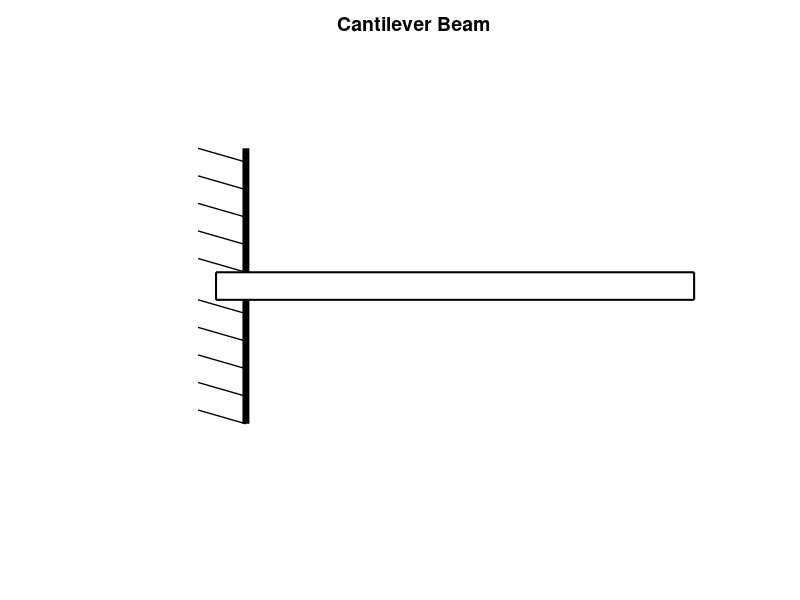

This chart was generated by the following MATLAB code: (Note: this script raises an error after producing the figure.)
%Generates *.xml scripts for Moodle Embedded answers [cloze] 
%question name - Cantilver level 3
%Created by Stecia-Marie Fletcher for the project ,'Intoducing e-learning
%environments to the Biomedical Engineering Programme', supervised by Dr. Pilar 
%Garcia Souto
%UCL Department: Medical Physics and Bioengineering
%Date: 18/09/14
%version 1.0

comb1=fopen('cantilever4.xml','w');

fprintf(comb1,'%s','<?xml version="1.0" encoding="UTF-8"?>');
fprintf(comb1,'\n%s','<quiz>');

i=1;
for i=1:1:100
    
% Start Image

%Generates image for level 4 cantilever beam problems
%Created by Stecia-Marie Fletcher for the continuation of the project ,'Intoducing e-learning
%environments to the Biomedical Engineering Programme', supervised by Dr. Pilar 
%Garcia Souto for the purposes of the module, Mechanics and Materials
%UCL Department: Medical Physics and Bioengineering
%Date: 15/09/14
%version 1.0


l=randi([15,20]);
Le=l*10;

%Plotting the beam

x1=0;
x2=Le+Le/15;

%Ploting a vertical line

a=plot([Le/15,Le/15],[-1,-0.1],'Color','black','linewidth',5);

hold on

plot([Le/15,Le/15],[1,0.1],'Color','black','linewidth',5);

%Plotting a beam

rectangle('Position',[x1,-0.1,x2,0.2],'LineWidth',1.5);

%Axis restrictions and title

axis([-Le/4 x2+10 -1.8 1.75]);

title('Cantilever Beam','FontSize',14, 'FontWeight','bold');

axis off

%Plotting the sloped lines indicating the rigidity of the vertical wall (in
%keeping with cantilever beams in notes)

for c=0.2:0.2:1
    plot([-Le/25,Le/15],[c,c-0.1],'Color','black','linewidth',1);
end

for d=-0.9:0.2:-0.1
    plot([-Le/25,Le/15],[d,d-0.1],'Color','black','linewidth',1);
end

%Plotting and labelling the reaction forces

arrow([Le/30,-1.3],[Le/30,-0.15],'LineWidth',2) %Reaction force at boundary

text(-2,-1.25,'R','Fontsize',14,'FontWeight','bold') %Label reaction force at boundary

rectangle('Position',[-Le/5,-0.15,Le/8,0.3],'Curvature',[1,1],'LineWidth',1.5); %Moment circle

arrow([-Le/9,-0.15],[-Le/9 + 1,-0.15],'LineWidth',2) %Moment arrow

text(-Le/6,0.3,'M','Fontsize',14,'FontWeight','bold') %Moment label

%Indicating the length of the beam on the plot

a1=Le/15; %Starting point of measured beam
a2=Le+Le/15; %End point of measured beam
%Measured beam does not include beam length to the left of the barrier

a3=a1+(a1+a2)/2; %Midpoint of measured beam

plot([a2,a2],[-0.1,-1.5],'Linestyle','--','linewidth',2,'Color','black');

arrow([a3,-1.5],[a1,-1.5],'LineWidth',2); %Draws l.h.s. of arrow
arrow([a3,-1.5],[a2,-1.5],'LineWidth',2); %Draws r.h.s. of arrow

L_in_m=Le/100; %length in meters

Length_label=strcat(num2str(L_in_m),'m');

a4=a1+(a1+a2)/3;

text(a4,-1.6,Length_label,'fontsize',14,'fontweight','bold');

%Indicating level

rectangle('Position',[Le-5*Le/20+5,1.5,Le/20,0.1],'Curvature',[1,1],'LineWidth',1.5,'FaceColor','y');
rectangle('Position',[Le-4*Le/20+5,1.5,Le/20,0.1],'Curvature',[1,1],'LineWidth',1.5,'FaceColor','y');
rectangle('Position',[Le-3*Le/20+5,1.5,Le/20,0.1],'Curvature',[1,1],'LineWidth',1.5,'FaceColor','y');
rectangle('Position',[Le-2*Le/20+5,1.5,Le/20,0.1],'Curvature',[1,1],'LineWidth',1.5,'FaceColor','y');
rectangle('Position',[Le-Le/20+5,1.5,Le/20,0.1],'Curvature',[1,1],'LineWidth',1.5);

text(a3-5,1.55,'Level 4','fontsize',14,'fontweight','bold'); %Level 4 label

%Showing x direction

arrow([0,-1.75],[Le/5,-1.75],'linewidth',2);

text(Le/5+Le/40,-1.75,'x','Fontsize',14,'fontweight','bold');

%Indicating x=0 position

arrow([Le/15,1.3],[Le/15,1.05],'LineWidth',2) 

text(Le/15-Le/30,1.35,'x=0','Fontsize',12,'fontweight','bold');

%Plotting 1st distributed load

e1=randi([2,round(l/4)]);
E1=e1*10; 
yr=0.12;
hr=0.2;

Position_E1=a1+E1; %Position of ist end of distributed load

length_load=randi([4,round(l/4)]);
Length_Load=length_load*10;

Position_E2=Position_E1+Length_Load; %Position of second end of distributed load

rectangle('Position',[Position_E1,yr,Length_Load,hr],'LineWidth',2,'EdgeColor','r','FaceColor','g');

%Labelling distributed load

w=randi([15,50]);
W=w*10;
Weight_label=strcat(num2str(W),'N');

text(Position_E1+(Length_Load/3),0.2,Weight_label,'fontsize',12,'fontweight','bold');

%Plotting 2nd distributed load

e3=randi([e1+length_load+1,l-5]);
E3=e3*10;
yr2=0.12;
hr2=0.2;

Position_E3=a1+E3; %Position of 1st end of 2nd distributed load

% length_load_2=randi([4,round(l/4)]);
Length_Load_2=Le-E3;

Position_E4=Position_E3+Length_Load_2; %Position of 2nd end of 2nd distributed load

rectangle('Position',[Position_E3,yr2,Length_Load_2,hr2],'LineWidth',2,'EdgeColor','r','FaceColor','g');

%Labelling 2nd distributed load

w2=randi([15,50]);
W2=w2*10;
Weight_label_2=strcat(num2str(W2),'N');

text(Position_E3+(Length_Load_2)/3,0.2,Weight_label_2,'fontsize',12,'fontweight','bold');

%Indication of positions of the ends of the 1st distributed load w.r.t x=0

%For E1

b1=a1; %Starting point of measured position
b2=Position_E1; %End point of measured position

b3=(b1+b2)/2; %Midpoint

arrow([b3,-0.2],[b1,-0.2],'LineWidth',2); %Draws l.h.s. of arrow
arrow([b3,-0.2],[b2,-0.2],'LineWidth',2); %Draws r.h.s. of arrow

E1_in_m=E1/100; %Measured position of first end in m

E1_label=strcat(num2str(E1_in_m),'m');

b4=b1+(b1+b2)/4;

text(b4,-0.3,E1_label,'fontsize',14,'fontweight','bold');

%For E2

plot([Position_E2,Position_E2],[0.1,-0.5],'Linestyle','--','linewidth',2,'Color','black');

b1_2=a1; %Starting point of measured position
b2_2=Position_E2; %End point of measured position

b3_2=b1_2+(b1_2+b2_2)/2; %Midpoint 

arrow([b3_2,-0.5],[b1_2,-0.5],'LineWidth',2); %Draws l.h.s. of arrow
arrow([b3_2,-0.5],[b2_2,-0.5],'LineWidth',2); %Draws r.h.s. of arrow

E2_in_m=(E1+Length_Load)/100; %Measured position of second load in m 

E2_label=strcat(num2str(E2_in_m),'m');

b4_2=b1_2+(b1_2+b2_2)/3;

text(b4_2,-0.6,E2_label,'fontsize',14,'fontweight','bold');

%Indication of positions of ends of the 2nd distibuted load w.r.t. x=0

%For E3

plot([Position_E3,Position_E3],[0.1,-0.8],'Linestyle','--','linewidth',2,'Color','black');

d1=a1; %Starting point of measured position
d2=Position_E3; %End point of measured position

d3=(d1+d2)/3; %Midpoint

arrow([d3,-0.8],[d1,-0.8],'LineWidth',2); %Draws l.h.s. of arrow
arrow([d3,-0.8],[d2,-0.8],'LineWidth',2); %Draws r.h.s. of arrow

E3_in_m=E3/100; %Measured position of first end in m

E3_label=strcat(num2str(E3_in_m),'m');

d4=d1+(d1+d2)/4;

text(d4,-0.9,E3_label,'fontsize',14,'fontweight','bold');

%For E4

plot([Le/15,Le/15],[-1,-1.5],'Linestyle','--','linewidth',2,'Color','black');
plot([Position_E4,Position_E4],[0.1,-1.1],'Linestyle','--','linewidth',2,'Color','black');

d1_2=a1; %Starting point of measured position
d2_2=Position_E4; %End point of measured position

d3_2=(d1_2+d2_2)/2; %Midpoint 

E4_in_m=(E3+Length_Load_2)/100; %Measured position of second load in m 

% E4_label=strcat(num2str(E4_in_m),'m');
% 
% d4_2=d1_2+(d1_2+d2_2)/3;
% 
% text(d4_2,-1.2,E4_label,'fontsize',14,'fontweight','bold');

%Plotting point loads

%1st point load

arrow([Position_E1,0.8],[Position_E1,0.3],'LineWidth',2); %plots a point load at the start of the ist distributed load

%2nd point load

Position2=Position_E3+(Length_Load_2)/3; %2nd point load at midpoint of 2nd udl

arrow([Position2,0.8],[Position2,0.3],'LineWidth',2);

plot([Position2,Position2],[0.1,-1.1],'Linestyle','--','linewidth',2,'Color','black');

arrow([d3_2,-1.1],[d1_2,-1.1],'LineWidth',2); %Draws l.h.s. of arrow
arrow([b3_2,-1.1],[Position2,-1.1],'LineWidth',2); %Draws r.h.s. of arrow

P2_in_m=(Position2-a1)/100; %Measured position of second load in m 

P2_label=strcat(num2str(P2_in_m),'m');

d4_2=d1_2+(d1_2+d2_2)/3;

text(d4_2,-1.2,P2_label,'fontsize',14,'fontweight','bold');

%point load weights

w3=randi([10,20]);

w4=randi([10,20]);

W3=w3*10;

W4=w4*10;

W3_label=strcat(num2str(W3),'N');
W4_label=strcat(num2str(W4),'N');

text(Position_E1-Le/30,0.9,W3_label,'fontsize',14,'fontweight','bold');
text(Position2-Le/30,0.9,W4_label,'fontsize',14,'fontweight','bold');


%Plotting positions A, B, C, D, E and F

text(a1+1,0.2,'A','fontsize',14,'fontweight','bold');
text(b2-10,0.4,'B','fontsize',14,'fontweight','bold');
text(b2_2-5,0.4,'C','fontsize',14,'fontweight','bold');
text(d2,0.4,'D','fontsize',14,'fontweight','bold');
text(Position2+5,0.5,'E','fontsize',14,'fontweight','bold');
text(a2,0.4,'F','fontsize',14,'fontweight','bold');



imgname=strcat('level4_',num2str(i),'.jpg');

saveas(a,imgname);

hold off

%Calculations

%Weight of beam

Wpl=15;

W_beam=Le*15;

%New Noatation

Pb=E1_in_m; 
Pc=E2_in_m;
Pd=E3_in_m;
Pe=P2_in_m;
L=L_in_m;

U1=W3; %1st point load
U2=W; %1st dist. load
U3=W4; %2nd point load
U4=W2; %2nd dist. load
U5=W_beam; %beam

%UDLs

UDL5=U5/L; %Pilar comment: UDL5 is not being used in level 4.
UDL2=U2/(Pc-Pb);
UDL4=U4/(L-Pd); %Pilar: I changed "l" for "L"

%Reactions
R=U1+U2+U3+U4;

M=U1*Pb+U2*((Pc+Pb)/2)+U3*Pe+U4*((L+Pd)/2);

%Shear Force (given just to the right of each point)

SFA=R;
SFB=R-U1;
SFC=R-U1-U2;
SFD=R-U1-U2;
SFE=R-U1-U2-U3-UDL4*(Pe-Pd);
SFF=0;

%Plotting the SFD

SF=plot([0,Pb],[SFA,SFA],'Color','red','linewidth',3);

hold on

plot([Pb,Pb],[SFA,SFB],'Color','red','linewidth',3);
plot([Pb,Pc],[SFB,SFC],'Color','red','linewidth',3);
plot([Pc,Pd],[SFC,SFC],'Color','red','linewidth',3);
plot([Pd,Pe],[SFC,SFD],'Color','red','linewidth',3);
plot([Pe,Pe],[SFD,SFE],'Color','red','linewidth',3);
plot([Pe,L],[SFE,SFF],'Color','red','linewidth',3);

SFAB=SFA-(SFA-SFB)/4;
SFCD=SFC-(SFC-SFD)/4;

%Axes and titles

axis([0 L+0.1 0 R+R/5]);

title('Shear Force Diagram','FontSize',14, 'FontWeight','bold');

ylabel('Shear Force (N)','Fontsize',12,'FontWeight','bold');

xlabel('Displacement (m)','Fontsize',12,'FontWeight','bold');

hold off

shearforce=strcat('shearforce_level4_',num2str(i),'.jpg');

saveas(SF,shearforce);

%Bending moment

BMA=-M;
BMB=-M+R*Pb;
BMC=-U3*(Pe-Pc)-U4*((L+Pd)/2-Pc);
BMD=-U3*(Pe-Pd)-U4*((L-Pd)/2);
BME=-UDL4*(((L-Pe)^2)/2);
BMF=0;

% %Plotting the bending moment diagram
% 
% %1st segment
% 
% BM=plot([0,Pb],[BMA,BMB],'linewidth',3,'Color','red');
% 
% hold on
% 
% %2nd segment
% 
% mbc=(SFB-SFAB)/(Pc-Pb);
% 
% %When y=SFB, x=Pb
% 
% cbc=SFB-(mbc*Pb);
% 
% xbc=(Pb:0.01:Pc);
% 
% %When x=Pb, y=BMB;
% 
% abc=BMB-(mbc*Pb^2/2+cbc*Pb);
% 
% ybc=mbc.*(xbc.^2)/2+cbc.*xbc+abc;
% 
% plot(xbc,ybc,'linewidth',3,'Color','red');
% 
% %3rd segment
% 
% mcd=(SFCD-SFC)/(Pd-Pc);
% 
% %When y=SFC, x=Pc
% 
% ccd=SFC-(mcd*Pc);
% 
% xcd=(Pc:0.01:Pd);
% 
% %When x=Pc, y=BMC;
% 
% acd=BMC-(mcd*Pc^2/2+ccd*Pc);
% 
% ycd=mcd.*(xcd.^2)/2+ccd.*xcd+acd;
% 
% plot(xcd,ycd,'linewidth',3,'Color','red');
% 
% %4th segment
% 
% mde=(SFE-SFD)/(Pd-Pc);
% 
% %When y=SFE, x=Pe
% 
% cde=SFE-(mde*Pe);
% 
% xde=(Pd:0.01:Pe);
% 
% %When x=Pe, y=BME;
% 
% ade=BME-(mde*Pe^2/2+cde*Pe);
% 
% yde=mde.*(xde.^2)/2+cde.*xde+ade;
% 
% plot(xde,yde,'linewidth',3,'Color','red');
% 
% %5th segment
% 
% mef=(SFE-SFD)/(L-Pe);
% 
% %When y=SFF, x=L
% 
% cef=SFF-(mef*L);
% 
% xef=(Pe:0.01:L);
% 
% %When x=L, y=0;
% 
% aef=0-(mef*L^2/2+cef*L);
% 
% yef=mef.*(xef.^2)/2+cef.*xef+aef;
% 
% plot(xef,yef,'linewidth',3,'Color','red');
% 
% %Axes and titles
% 
% axis([0 L_in_m+0.1 -M 0]);
% 
% title('Bending Moment Diagram','FontSize',14, 'FontWeight','bold');
% 
% ylabel('Bending Moment (N.m)','Fontsize',12,'FontWeight','bold');
% 
% xlabel('Displacement (m)','Fontsize',12,'FontWeight','bold');
% 
% hold off
% 
% bendingmoment=strcat('bendingmoment_level1','.jpg');
% 
% saveas(BM,bendingmoment);

%Maximum BM

MaxBM=-M;
positionMax=0;


%End image

fprintf(comb1,'\n<!--question %d-->',i);
fprintf(comb1,'\n%s','<question type="cloze">');

fprintf(comb1,'\n%s','<name>');
fprintf(comb1,'\n<text>Cantilever %d Level 4</text>',i);
fprintf(comb1,'\n%s','</name>');

fprintf(comb1,'\n%s','<questiontext format="html">');
fprintf(comb1,'\n%s','<text>');
fprintf(comb1,'\n%s','<![CDATA[<p><img style="width: 625px; heght: 500px; margin-right: auto; margin-left: auto; display: block;"');
fprintf(comb1,'src="http://www.ucl.ac.uk/~wmapsfl/moodle/cantilever4/level4_%d.jpg"',i);
fprintf(comb1,'%s','alt="Beamplot" width="30 height="30"/></p>');

fprintf(comb1,'\n%s','<p style="text-align: left;">Consider a Cantilever beam as shown in the image above.</p>');
fprintf(comb1,'\n%s','<p style="text-align: left;">The wall generates a reaction force, R, at positon A (x=0) and an anticlockwise moment, M.</p>');
fprintf(comb1,'\n%s','<pstyle="text-align: left;" >Using the convention that upward forces and anti-clockwise moments are positive, and the information given:');
fprintf(comb1,'\n%s','<p>a) Calculate the magnitude of the reaction force R and the moment M to the nearest whole number.');

%R and m

fprintf(comb1,'\n%s','<p style="text-align: center;" >');
fprintf(comb1,'R = {1:NUMERICAL:=%3.0f:1#Good job!~*#Sorry. Try again.} N</p>',R);
fprintf(comb1,'\n%s','<p style="text-align: center;" >');
fprintf(comb1,'M = {1:NUMERICAL:=%3.0f:1#Good job!~*#Sorry. Try again.} N.m</p>',M);

fprintf(comb1,'\n%s','<p style="text-align: left;">b) Calculate and draw the Shear Force Diagram (SFD) on paper and identify the following values:</p>');

%Calculating shear force


fprintf(comb1,'\n%s','<p style="text-align: left;">Shear Force just to the right of A.</p>');
fprintf(comb1,'\n%s','<p style="text-align: center;">');
fprintf(comb1,'{1:NUMERICAL:=%3.0f:1#Good job!~*#Sorry. Try again.} N</p>',SFA);

fprintf(comb1,'\n%s','<p style="text-align: left;">Shear Force just to the right of B.</p>');
fprintf(comb1,'\n%s','<p style="text-align: center;">');
fprintf(comb1,'{1:NUMERICAL:=%3.0f:1#Good job!~*#Sorry. Try again.} N</p>',SFB);

fprintf(comb1,'\n%s','<p style="text-align: left;">Shear Force just to the right of C.</p>');
fprintf(comb1,'\n%s','<p style="text-align: center;">');
fprintf(comb1,'{1:NUMERICAL:=%3.0f:1#Good job!~*#Sorry. Try again.} N</p>',SFC);

fprintf(comb1,'\n%s','<p style="text-align: left;">Shear Force just to the right of D.</p>');
fprintf(comb1,'\n%s','<p style="text-align: center;">');
fprintf(comb1,'{1:NUMERICAL:=%3.0f:1#Good job!~*#Sorry. Try again.} N</p>',SFD);

fprintf(comb1,'\n%s','<p style="text-align: left;">Shear Force just to the right of E.</p>');
fprintf(comb1,'\n%s','<p style="text-align: center;">');
fprintf(comb1,'{1:NUMERICAL:=%3.0f:1#Good job!~*#Sorry. Try again.} N</p>',SFE);

fprintf(comb1,'\n%s','<p style="text-align: left;">Shear Force just to the right of F.</p>');
fprintf(comb1,'\n%s','<p style="text-align: center;">');
fprintf(comb1,'{1:NUMERICAL:=%3.0f:1#Good job!~*#Sorry. Try again.} N</p>',SFF);


fprintf(comb1,'\n%s','<p style="text-align:left;">From the drop down menus below indicate how the indicated points are connected in the SFD</p>');
fprintf(comb1,'\n%s','<p>1) A and B {1:MULTICHOICE:Either a horizontal or vertical line.~=A combination of horizontal and vertical lines.~A combination of a slope and a straight line.~A curve}</p>');

fprintf(comb1,'\n%s','<p>2) B and C {1:MULTICHOICE:Either a horizontal or vertical line.~A combination of horizontal and vertical lines.~=A line with a slope.~A curve}</p>');

fprintf(comb1,'\n%s','<p>3) C and D {1:MULTICHOICE:~=Either a horizontal or vertical line.~A combination of horizontal and vertical lines.~A combination of a slope and a straight line.~A curve}</p>');

fprintf(comb1,'\n%s','<p>4) D and E {1:MULTICHOICE:Either a horizontal or vertical line.~=A combination of a slope and a straight line.~A line with a slope.~A curve}</p>');

fprintf(comb1,'\n%s','<p>5) E and F {1:MULTICHOICE:Either a horizontal or vertical line.~A combination of horizontal and vertical lines.~=A line with a slope.~A curve}</p>');

%Calculating the bending moments

fprintf(comb1,'\n%s','<p style="text-align: left;">c) Calculate and draw the Bending Moment Diagram (BMD) on paper and identify the following values:</p>');

fprintf(comb1,'\n%s','<p style="text-align: left;">Bending moment at A.</p>');
fprintf(comb1,'\n%s','<p style="text-align: center;">');
fprintf(comb1,'{1:NUMERICAL:=%3.0f:1#Good job!~*#Sorry. Try again.} N.m</p>',BMA);

fprintf(comb1,'\n%s','<p style="text-align: left;">Bending Moment at B.</p>');
fprintf(comb1,'\n%s','<p style="text-align: center;">');
fprintf(comb1,'{1:NUMERICAL:=%3.0f:1#Good job!~*#Sorry. Try again.} N.m</p>',BMB);

fprintf(comb1,'\n%s','<p style="text-align: left;">Bending Moment at C.</p>');
fprintf(comb1,'\n%s','<p style="text-align: center;">');
fprintf(comb1,'{1:NUMERICAL:=%3.0f:1#Good job!~*#Sorry. Try again.} N.m</p>',BMC);

fprintf(comb1,'\n%s','<p style="text-align: left;">Bending Moment at D.</p>');
fprintf(comb1,'\n%s','<p style="text-align: center;">');
fprintf(comb1,'{1:NUMERICAL:=%3.0f:1#Good job!~*#Sorry. Try again.} N.m</p>',BMD);

fprintf(comb1,'\n%s','<p style="text-align: left;">Bending Moment at E.</p>');
fprintf(comb1,'\n%s','<p style="text-align: center;">');
fprintf(comb1,'{1:NUMERICAL:=%3.0f:1#Good job!~*#Sorry. Try again.} N.m</p>',BME);

fprintf(comb1,'\n%s','<p style="text-align: left;">Bending Moment at F.</p>');
fprintf(comb1,'\n%s','<p style="text-align: center;">');
fprintf(comb1,'{1:NUMERICAL:=%3.0f:1#Good job!~*#Sorry. Try again.} N.m</p>',BMF);

fprintf(comb1,'\n%s','<p style="text-align:left;">From the drop down menus below indicate how the indicated points are connected in the BMD</p>');
fprintf(comb1,'\n%s','<p>1) A and B {1:MULTICHOICE:Either a horizontal or vertical line.~A combination of horizontal and vertical lines.~=A line with a slope.~A curve}</p>');

fprintf(comb1,'\n%s','<p>2) B and C {1:MULTICHOICE:Either a horizontal or vertical line.~A combination of horizontal and vertical lines.~A line with a slope.~=A curve}</p>');

fprintf(comb1,'\n%s','<p>3) C and D {1:MULTICHOICE:Either a horizontal or vertical line.~A combination of horizontal and vertical lines.~=A line with a slope.~A curve}</p>');

fprintf(comb1,'\n%s','<p>4) D and E {1:MULTICHOICE:Either a horizontal or vertical line.~A combination of horizontal and vertical lines.~A line with a slope.~=A curve}</p>');

fprintf(comb1,'\n%s','<p>5) E and F {1:MULTICHOICE:Either a horizontal or vertical line.~A combination of horizontal and vertical lines.~A line with a slope.~=A curve}</p>]]>');



fprintf(comb1,'\n%s','</text>');
fprintf(comb1,'\n%s','</questiontext>');



% <generalfeedback format="html">
% <text>
% <![CDATA[<p>-----General Feedback----</p>]]>
% </text>
% </generalfeedback.

fprintf(comb1,'\n%s','<generalfeedback format="html">');
fprintf(comb1,'\n%s','<text>');
fprintf(comb1,'\n%s','<![CDATA[<p><img style="width: 625px; heght: 500px; margin-right: auto; margin-left: auto; display: block;"');

fprintf(comb1,'src="http://www.ucl.ac.uk/~wmapsfl/moodle/cantilever4/shearforce_level4_%d.jpg"',i);
fprintf(comb1,'%s','alt="Beamplot" width="30 height="30"/></p>');

fprintf(comb1,'\n%s','<p style="text-align: left;">Your Shear Force Diagram should look like the image shown above.</p>');

fprintf(comb1,'\n%s','<p style="text-align: left;">Your Bending Moment Diagram is the integral of the SFD</p>]]>');

fprintf(comb1,'\n%s','</text>');
fprintf(comb1,'\n%s','</generalfeedback>');



fprintf(comb1,'\n%s','<penalty>0</penalty>');
fprintf(comb1,'\n%s','<hidden>0</hidden>');





fprintf(comb1,'\n%s','</question>');
end 
fprintf(comb1,'\n%s','</quiz>');
